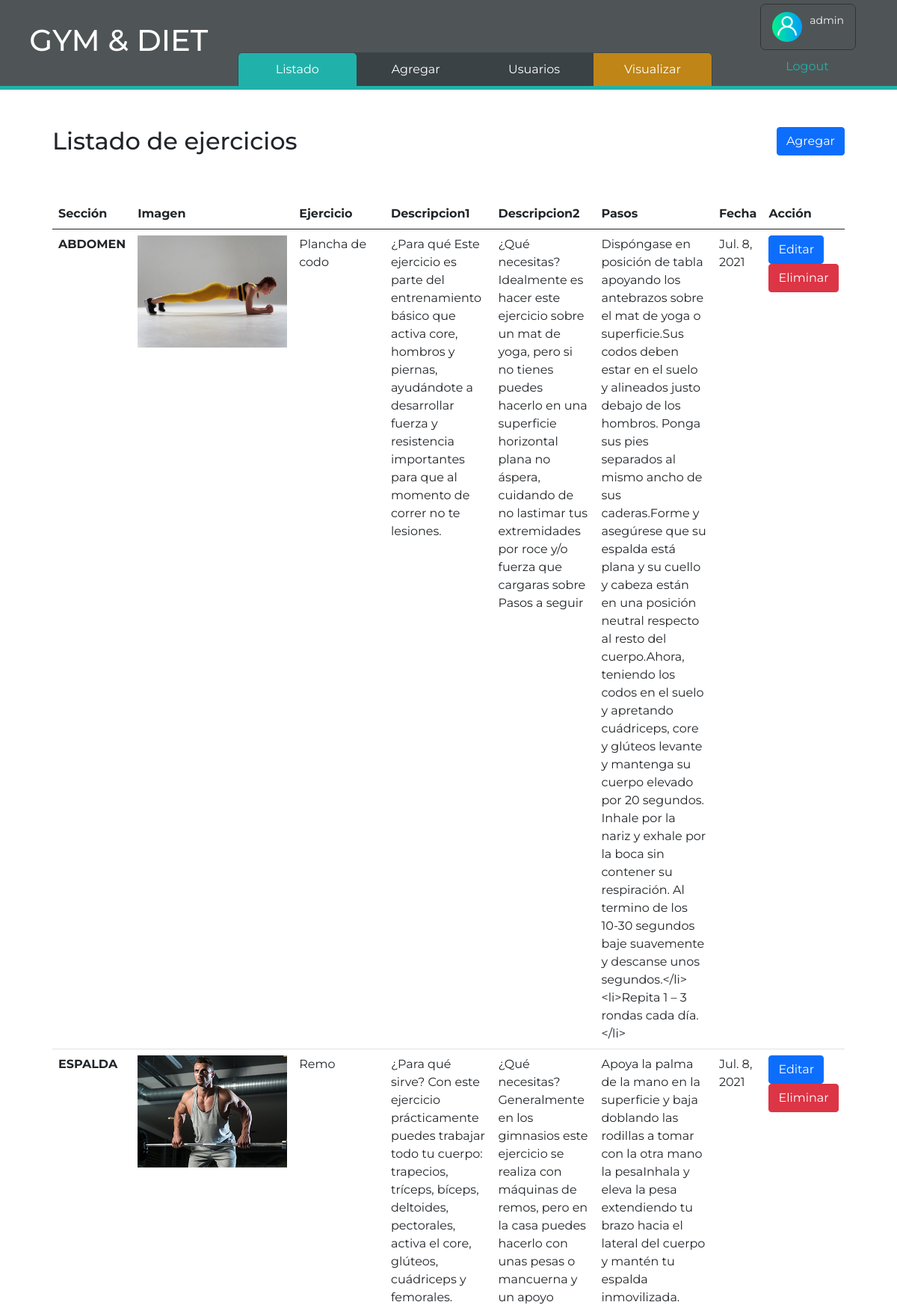
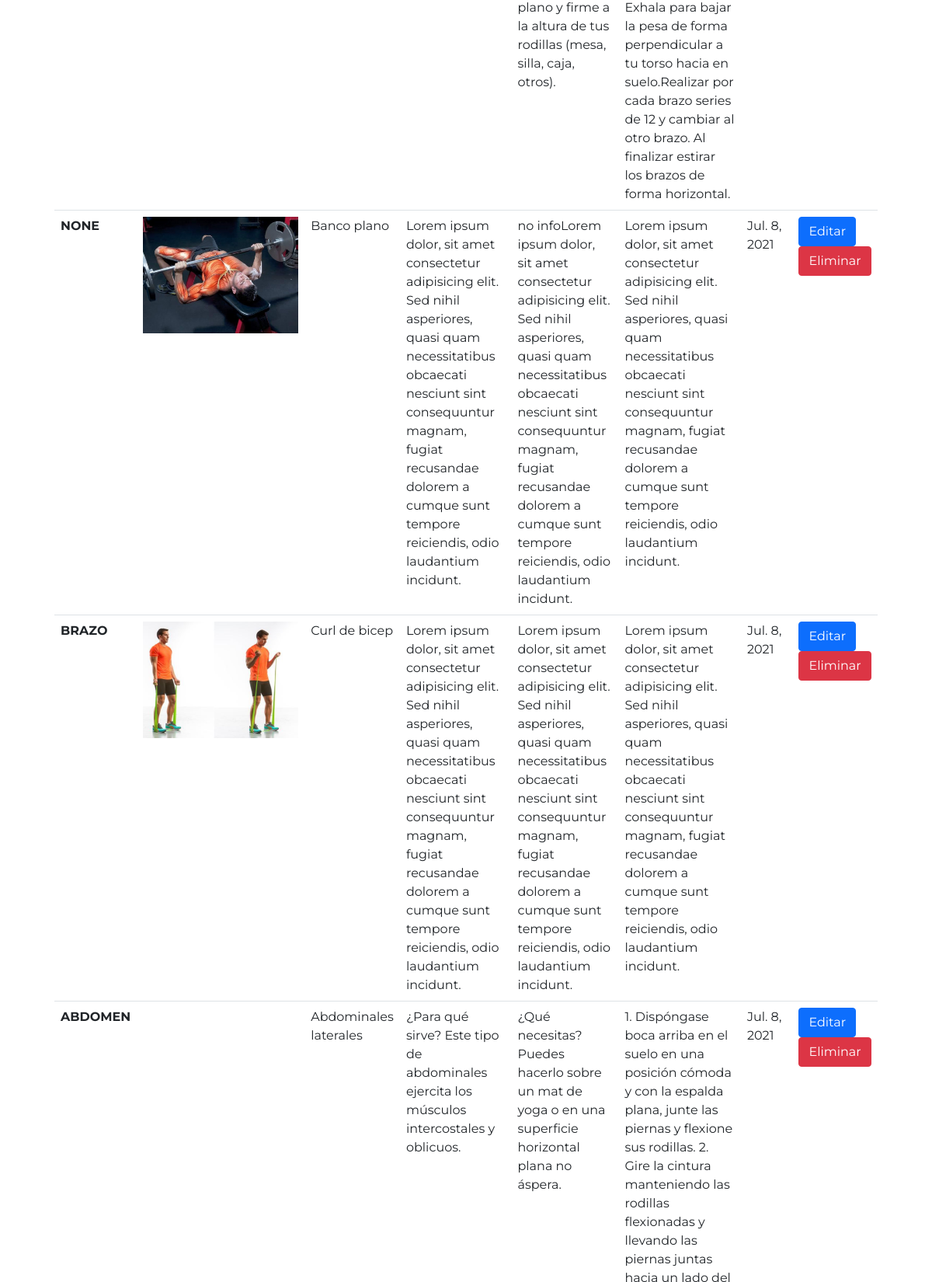
/registro/listar_seccion_admin (signed in, upper part), run on the app's committed database (2 pictures, top to bottom).
### apps/Registro/models.py (models this page shows, shortened)
class Ejercicio(models.Model):
    section = models.CharField(max_length=15, choices=SECTION, default='NONE')
    imagen = models.ImageField(upload_to='ejerciciofoto', null=True)
    nombre_ejercicio = models.CharField(max_length=30)
    descripcion1_ejercicio = models.TextField(default='no info')
    descripcion2_ejercicio = models.TextField(default='no info')
    pasos = models.TextField()
    fecha = models.DateField(auto_now=True)

### apps/Registro/views.py (the view)
# urls.py: path('listar_seccion_admin', views.SeccionListAdmin.as_view(), name='listar_seccion_admin'),
class SeccionListAdmin(ListView):
    model = Ejercicio
    template_name = 'Registro/admin_listar_seccion.html'

### templates/Registro/admin_listar_seccion.html (shortened to what this page needs)
{% extends 'base.html' %}
{% block menu_principal %}
    <a href="{% url 'listar_seccion_admin' %}" class="pagina-actual">Listado</a>
    <a href="{% url 'crear_seccion' %}" class="not-pagina-actual">Agregar</a>
    <a href="{% url 'list_user' %}" class="not-pagina-actual">Usuarios</a>
    <a href="{% url 'home' %}" class="not-pagina-actual pag-vista">Visualizar</a>
{% endblock %}
{% block content %}
<article class="seccion-secundaria titulo-listado">
    <h2>Listado de ejercicios</h2>
    <a type="button" href="{% url 'crear_seccion' %}" class="btn btn-primary">Agregar</a>
</article>
<article class="seccion-secundaria">
    {% if object_list %}
        <table class="table table-hover">
            <thead>
                <tr>
                    <th>Sección</th>
                    <th>Imagen</th>
                    <th>Ejercicio</th>
                    <th>Descripcion1</th>
                    <th>Descripcion2</th>
                    <th>Pasos</th>
                    <th>Fecha</th>
                    <th>Acción</th>
                </tr>
            </thead>
            <tbody>
                {% for ejercicio in object_list %}
                <tr class="fila-tabla">
                    <th scope="row">{{ ejercicio.section }}</th>
                    <td> <div style="background-image: url('../../static/images/{{ ejercicio.imagen }}');" class="imagen-lista-admin"></div></td>
                    <td>{{ ejercicio.nombre_ejercicio }}</td>
                    <td>{{ ejercicio.descripcion1_ejercicio }}</td>
                    <td>{{ ejercicio.descripcion2_ejercicio }}</td>
                    <td>{{ ejercicio.pasos }}</td>
                    <td>{{ ejercicio.fecha }}</td>
                    <td><a class="btn btn-primary" href="{% url 'editar_seccion' ejercicio.id %}">Editar</a> <a class="btn btn-danger" href="{% url 'eliminar_seccion' ejercicio.id %}">Eliminar</a> </td>
                </tr>
                {% endfor %}
            </tbody>
        </table>
    {% else %}
        <h1>No hay registros de ejercicios</h1>
    {% endif %}
</article>
{% endblock %}

### templates/base.html (shortened to what this page needs)
{% load static %}
<!DOCTYPE html>
<html lang="es">
<head>
    <link href="https://cdn.jsdelivr.net/npm/bootstrap@5.0.0-beta3/dist/css/bootstrap.min.css" rel="stylesheet">
    <link rel="stylesheet" href="{% static 'css/estilos.css' %}">
    <link rel="stylesheet" href="{% static 'css/flexboxgrid.css' %}">
</head>
<body>
    <div class="general-container" id="inicio">
        <header class="header-container">
          <div class="menu-y-titulo">
            <div class="titulo-principal" >
              <h1>GYM & DIET</h1>
            </div>
            <nav class="menu-principal-container">
              <div class="menu-items-container">
                {% block menu_principal %}
                {% endblock %}
              </div>
            </nav>
            <div class="login-area">
              {% if user.is_authenticated %}
              <div class="usuario">
                  <img src="{% static '/images/iconos/user.png' %}" height="40px" width="40px" alt="icono-user">
                  <p class="nombre-usuario"> {{user.username}} </p>
              </div>
              <a href="{% url 'logout' %}" class="boton secundario">Logout</a>
              {% else %}
              <a href="{% url 'login' %}" class="boton primario">Log In</a>
              <a href="{% url 'registrar' %}" class="boton secundario">Registrarse</a>
              {% endif %}
            </div>
          </div>
        </header>
        <div class="contenido-container">
          {% block content %}
          {% endblock %}
        </div>
    </div>
</body>
</html>

### static/css/estilos.css (style rules this page uses)
body { background-image: url("../../static/images/COVID-19-GYM-6-scaled.jpg"); background-repeat: no-repeat; background-position: center; background-attachment: fixed; font-family: 'Montserrat'; }
.general-container { display: flex; flex-direction: column; margin: auto; width: 80%; box-shadow: 0px 0px 150px 2px #000000; }
header { display: flex; flex-direction: column; }
.pagina-actual { background-color: lightseagreen; border-top-left-radius: 5px; border-top-right-radius: 5px; color: white; }
.titulo-principal { font-weight: bolder; width: 30%; text-align: center; color: black; display: flex; justify-content: center; align-items: center; }
.titulo-principal h1 { padding: 0px; color: white; }
.menu-y-titulo { display: flex; padding-right: 15px; background-color: #242b2ecc; backdrop-filter: blur(10px); -webkit-backdrop-filter: blur(10px); border-bottom: 5px solid lightseagreen; }
.login-area { display: flex; flex-direction: column; justify-content: center; align-items:flex-end; width: 250px; height: 115px; padding: 40px; }
.boton { padding: 5px 10px; width: 120px; margin: 5px; text-decoration: none; color: #20b2aa; text-align: center; border-radius: 5px; }
.menu-principal-container { width: 60%; padding-top: 70px; }
.menu-items-container { display: flex; justify-content: space-evenly; background-color: #2e373ba2; text-align: center; text-decoration: none; align-items: center; border: 1px solid #3e4b50b0; border-top-left-radius: 7px; border-top-right-radius: 7px; border-bottom: 0px; }
.menu-items-container a { text-decoration: none; font-weight: normal; color: white; width: 100%; padding: 10px; }
.contenido-container { background-color: white; padding-top: 25px; padding-bottom: 20px; }
.seccion-secundaria { display: flex; padding: 70px; padding-top: 25px; padding-bottom: 25px; }
.seccion-secundaria { display: flex; align-items: flex-start; }
.imagen-lista-admin { height: 150px; width: 200px; background-position: center; background-size: cover; background-repeat: no-repeat; }
.titulo-listado { display: flex; justify-content: space-between; }
.usuario { display: flex; justify-content: center; align-items: center; padding: 10px 15px; border-radius: 7px; border: 1px solid #333333; }
.nombre-usuario { padding-left: 10px; text-align: center; font-size: 14px; color: whitesmoke; text-decoration: none; }
.pag-vista { background-color: rgba(255, 166, 0, 0.678); border-top-right-radius: 5px; }
@media (max-width: 1300px) { .general-container { width: 100%; } }

### data on the page
Ejercicio: section "ABDOMEN", imagen (picture), nombre_ejercicio "Plancha de codo", descripcion1_ejercicio "¿Para qué Este ejercicio es parte del entrenamiento básico que activa core, hombros y piernas, ayudándote a desarrollar fuerza y resistencia importantes para que al momento de correr no te lesiones.", descripcion2_ejercicio "¿Qué necesitas? Idealmente es hacer este ejercicio sobre un mat de yoga, pero si no tienes puedes hacerlo en una superficie horizontal plana no áspera, cuidando de no lastimar tus extremidades por roce y/o fuerza que cargaras sobre Pasos a seguir", pasos "Dispóngase en posición de tabla apoyando los antebrazos sobre el mat de yoga o superficie.Sus codos deben estar en el suelo y alineados justo debajo de los hombros. Ponga sus pies separados al mismo ancho de sus caderas.Forme y asegúrese que su espalda está plana y su cuello y cabeza están en una posición neutral respecto al resto del cuerpo.Ahora, teniendo los codos en el suelo y apretando cuádriceps, core y glúteos levante y mantenga su cuerpo elevado por 20 segundos. Inhale por la nariz y exhale por la boca sin contener su respiración. Al termino de los 10-30 segundos baje suavemente y descanse unos segundos.</li> <li>Repita 1 – 3 rondas cada día.</li>", fecha "Jul. 8, 2021"
Ejercicio: section "ESPALDA", imagen (picture), nombre_ejercicio "Remo", descripcion1_ejercicio "¿Para qué sirve? Con este ejercicio prácticamente puedes trabajar todo tu cuerpo: trapecios, tríceps, bíceps, deltoides, pectorales, activa el core, glúteos, cuádriceps y femorales.", descripcion2_ejercicio "¿Qué necesitas? Generalmente en los gimnasios este ejercicio se realiza con máquinas de remos, pero en la casa puedes hacerlo con unas pesas o mancuerna y un apoyo plano y firme a la altura de tus rodillas (mesa, silla, caja, otros).", pasos "Apoya la palma de la mano en la superficie y baja doblando las rodillas a tomar con la otra mano la pesaInhala y eleva la pesa extendiendo tu brazo hacia el lateral del cuerpo y mantén tu espalda inmovilizada. Exhala para bajar la pesa de forma perpendicular a tu torso hacia en suelo.Realizar por cada brazo series de 12 y cambiar al otro brazo. Al finalizar estirar los brazos de forma horizontal.", fecha "Jul. 8, 2021"
Ejercicio: section "NONE", imagen (picture), nombre_ejercicio "Banco plano", descripcion1_ejercicio "Lorem ipsum dolor, sit amet consectetur adipisicing elit. Sed nihil asperiores, quasi quam necessitatibus obcaecati nesciunt sint consequuntur magnam, fugiat recusandae dolorem a cumque sunt tempore reiciendis, odio laudantium incidunt.", descripcion2_ejercicio "no infoLorem ipsum dolor, sit amet consectetur adipisicing elit. Sed nihil asperiores, quasi quam necessitatibus obcaecati nesciunt sint consequuntur magnam, fugiat recusandae dolorem a cumque sunt tempore reiciendis, odio laudantium incidunt.", pasos "Lorem ipsum dolor, sit amet consectetur adipisicing elit. Sed nihil asperiores, quasi quam necessitatibus obcaecati nesciunt sint consequuntur magnam, fugiat recusandae dolorem a cumque sunt tempore reiciendis, odio laudantium incidunt.", fecha "Jul. 8, 2021"
Ejercicio: section "BRAZO", imagen (picture), nombre_ejercicio "Curl de bicep", descripcion1_ejercicio "Lorem ipsum dolor, sit amet consectetur adipisicing elit. Sed nihil asperiores, quasi quam necessitatibus obcaecati nesciunt sint consequuntur magnam, fugiat recusandae dolorem a cumque sunt tempore reiciendis, odio laudantium incidunt.", descripcion2_ejercicio "Lorem ipsum dolor, sit amet consectetur adipisicing elit. Sed nihil asperiores, quasi quam necessitatibus obcaecati nesciunt sint consequuntur magnam, fugiat recusandae dolorem a cumque sunt tempore reiciendis, odio laudantium incidunt.", pasos "Lorem ipsum dolor, sit amet consectetur adipisicing elit. Sed nihil asperiores, quasi quam necessitatibus obcaecati nesciunt sint consequuntur magnam, fugiat recusandae dolorem a cumque sunt tempore reiciendis, odio laudantium incidunt.", fecha "Jul. 8, 2021"
Ejercicio: section "ABDOMEN", nombre_ejercicio "Abdominales laterales", descripcion1_ejercicio "¿Para qué sirve? Este tipo de abdominales ejercita los músculos intercostales y oblicuos.", descripcion2_ejercicio "¿Qué necesitas? Puedes hacerlo sobre un mat de yoga o en una superficie horizontal plana no áspera.", fecha "Jul. 8, 2021"

### other printed values
{{ user.username }} "admin"
